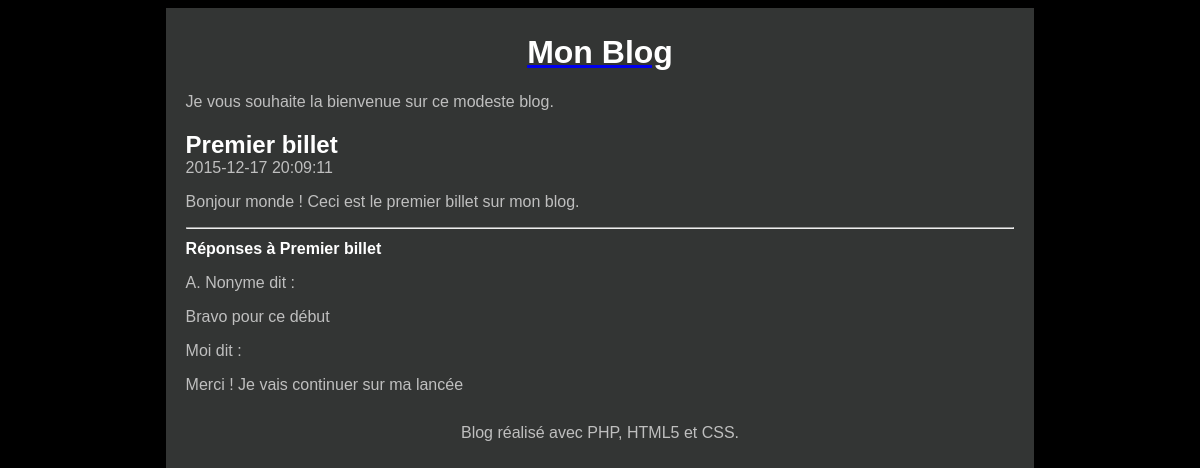
The app's page /index.php?action=billet&id=1 with its own data.
### tables this page shows
CREATE TABLE `t_billet` (
  `BIL_ID` int(11) NOT NULL,
  `BIL_DATE` datetime NOT NULL,
  `BIL_TITRE` varchar(100) NOT NULL,
  `BIL_CONTENU` varchar(400) NOT NULL
);

CREATE TABLE `t_commentaire` (
  `COM_ID` int(11) NOT NULL,
  `COM_DATE` datetime NOT NULL,
  `COM_AUTEUR` varchar(100) NOT NULL,
  `COM_CONTENU` varchar(200) NOT NULL,
  `BIL_ID` int(11) NOT NULL
);

### Controleur/Controleur.php (called while the page is built, shortened)
<?php
require '../Model/Modele.php';
function billet($idBillet) {
  $billet = getBillet($idBillet);
  $commentaires = getCommentaires($idBillet);
  require '../Vue/vueBillet.php';
}

### Modele/Modele.php (called while the page is built, shortened)
<?php
function getBdd() {
  $bdd = new PDO('mysql:host=localhost:8889;dbname=monblog;charset=utf8', 'root', 'root',array(PDO::ATTR_ERRMODE => PDO::ERRMODE_EXCEPTION));
  return $bdd;
}
function getBillet($idBillet) {
  $bdd = getBdd();
  $billet = $bdd->prepare('select BIL_ID as id, BIL_DATE as date,'
    . ' BIL_TITRE as titre, BIL_CONTENU as contenu from T_BILLET'
    . ' where BIL_ID=?');
  $billet->execute(array($idBillet));
  if ($billet->rowCount() == 1)
    return $billet->fetch();
  else
   throw new Exception("Aucun billet ne correspond à l'identifiant '$idBillet'");
}
function getCommentaires($idBillet) {
  $bdd = getBdd();
  $commentaires = $bdd->prepare('select COM_ID as id, COM_DATE as date,'
    . ' COM_AUTEUR as auteur, COM_CONTENU as contenu from T_COMMENTAIRE'
    . ' where BIL_ID=?');
  $commentaires->execute(array($idBillet));
  return $commentaires;
}

### Vue/vueBillet.php (the view, shortened to what this page needs)
<article>
  <header>
    <h1 class="titreBillet"><?= $billet['titre'] ?></h1>
    <time><?= $billet['date'] ?></time>
  </header>
  <p><?= $billet['contenu'] ?></p>
</article>
<hr />
<header>
  <h1 id="titreReponses">Réponses à <?= $billet['titre'] ?></h1>
</header>
<?php foreach ($commentaires as $commentaire): ?>
  <p><?= $commentaire['auteur'] ?> dit :</p>
  <p><?= $commentaire['contenu'] ?></p>
<?php endforeach; ?>
<?php $contenu = ob_get_clean(); ?>
<?php require '../Vue/gabarit.php'; ?>

### index.php
<?php
require('../Controleur/Controleur.php');
try {
  if (isset($_GET['action'])) {
    if ($_GET['action'] == 'billet') {
      if (isset($_GET['id'])) {
        $idBillet = intval($_GET['id']);
        if ($idBillet != 0)
          billet($idBillet);
        else
          throw new Exception("Identifiant de billet non valide");
      }
      else
        throw new Exception("Identifiant de billet non défini");
    }
    else
      throw new Exception("Action non valide");
  }
  else {
    accueil();
  }
}
catch (Exception $e) {
    erreur($e->getMessage());
}

### Vue/gabarit.php (shortened to what this page needs)
<!doctype html>
<html lang="fr">
  <head>
    <link rel="stylesheet" href="style.css" />
  </head>
  <body>
    <div id="global">
      <header>
        <a href="index.php"><h1 id="titreBlog">Mon Blog</h1></a>
        <p>Je vous souhaite la bienvenue sur ce modeste blog.</p>
      </header>
      <div id="contenu">
        <?= $contenu ?>
      </div>
      <footer id="piedBlog">
        Blog réalisé avec PHP, HTML5 et CSS.
      </footer>
    </div>
  </body>
</html>

### Contenu/style.css (style rules this page uses)
html, body { height: 100%; }
body { color: #bfbfbf; background: black; font-family: 'Futura-Medium', 'Futura', 'Trebuchet MS', sans-serif; }
h1 { color: white; }
.titreBillet { margin-bottom : 0px; }
#global { min-height: 100%; background: #333534; width: 70%; margin: auto; text-align: justify; padding: 5px 20px; }
#contenu { margin-bottom : 30px; }
#titreBlog, #piedBlog { text-align: center; }
#titreReponses { font-size : 100%; }

### records on screen
t_billet: BIL_TITRE "Premier billet", BIL_DATE "2015-12-17 20:09:11", BIL_CONTENU "Bonjour monde ! Ceci est le premier billet sur mon blog."
t_commentaire: COM_AUTEUR "A. Nonyme", COM_CONTENU "Bravo pour ce début"
t_commentaire: COM_AUTEUR "Moi", COM_CONTENU "Merci ! Je vais continuer sur ma lancée"
